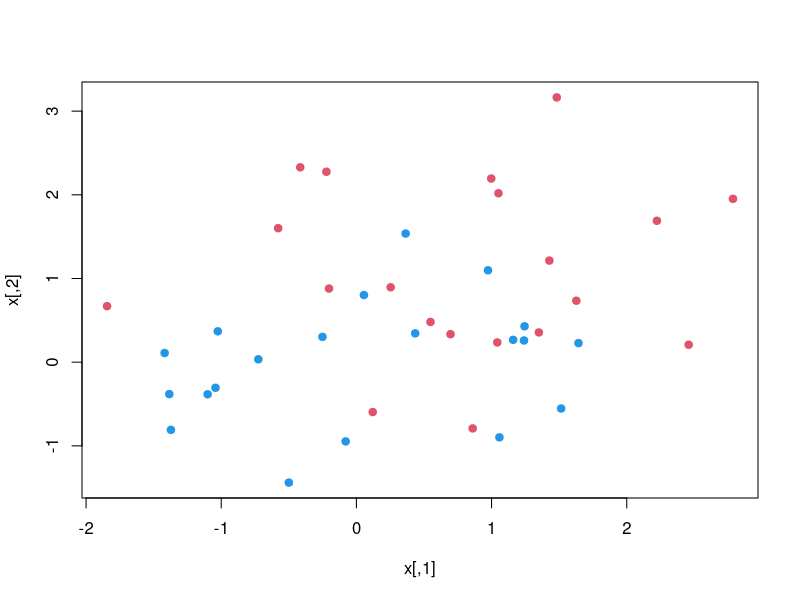
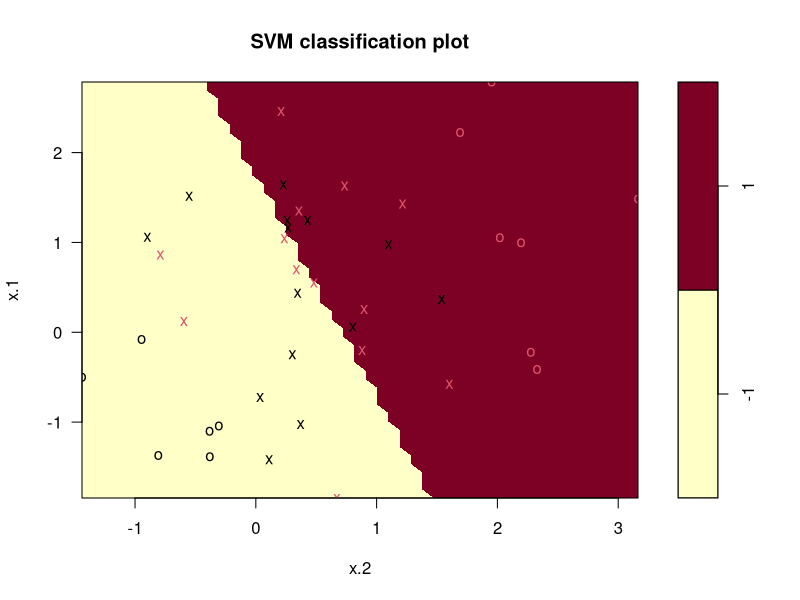
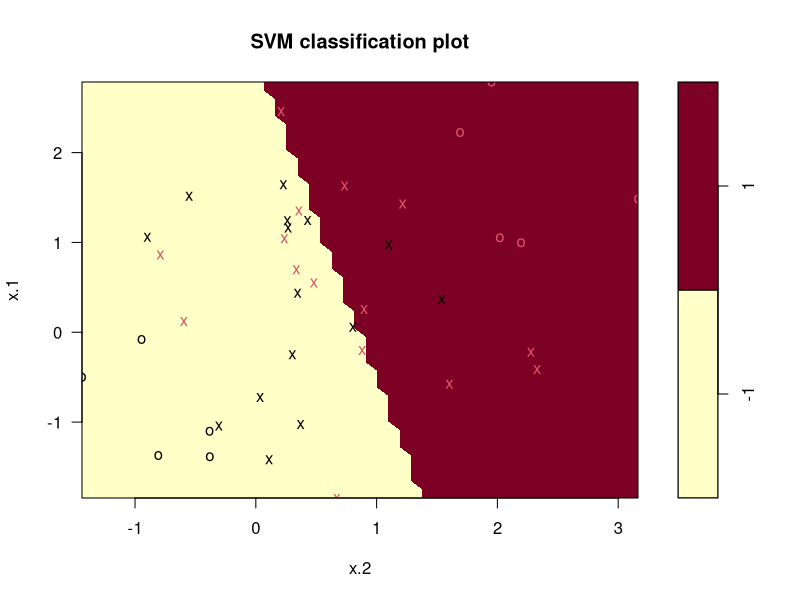
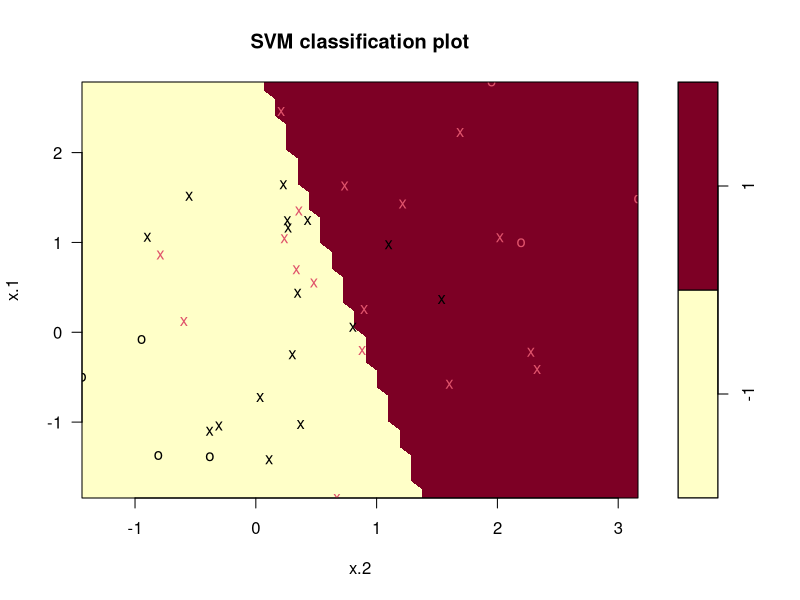
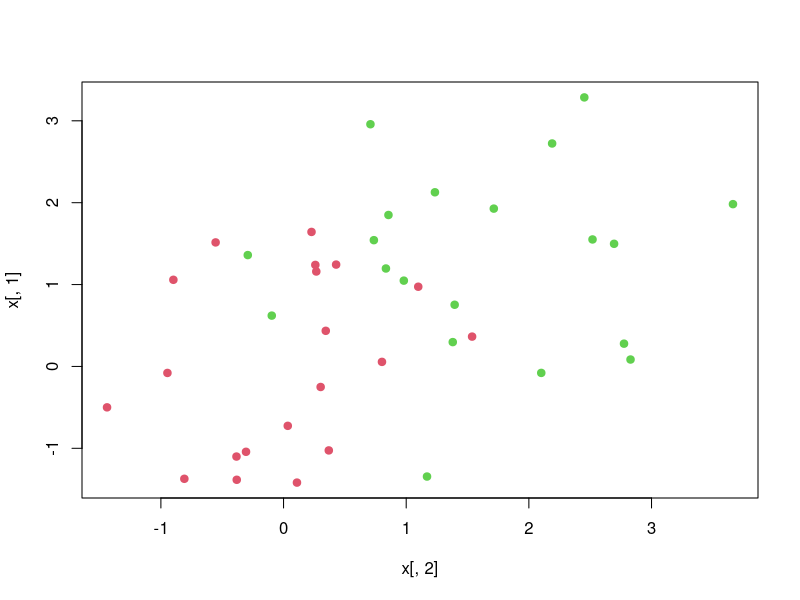
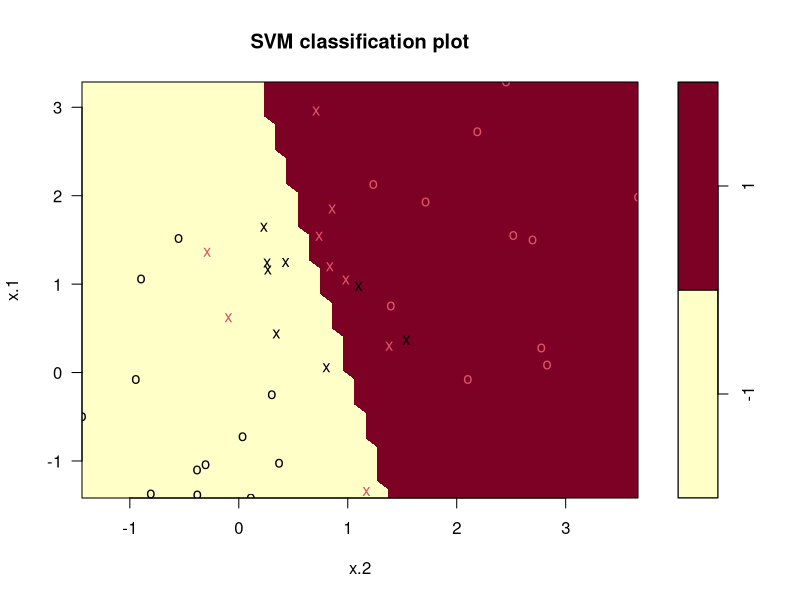
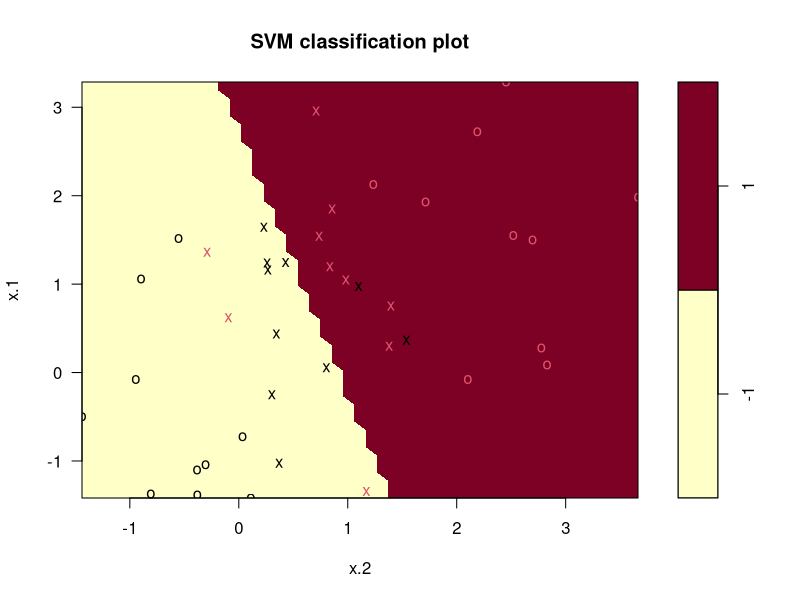
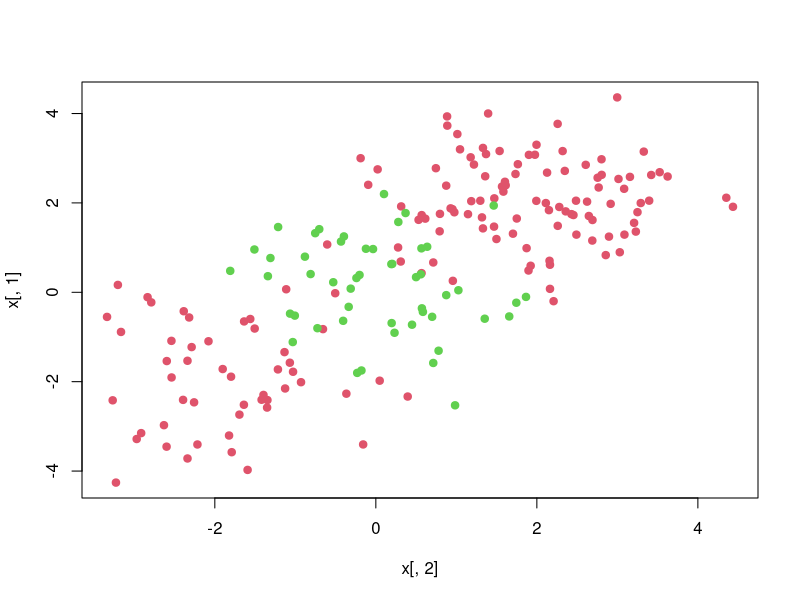

Reproduce these figures in R, in order.
# Support Vector Classifier

x <- matrix(rnorm(40*2), ncol=2)
y <- c(rep(-1,10), rep(1,10))
x[y==1,]=x[y==1,] + 1
plot(x, col=(3-y), pch=19)
dat=data.frame(x=x, y=as.factor(y))


library(e1071)
svmfit_10=svm(y~., data=dat, kernel="linear", cost=10,scale=FALSE)
plot(svmfit_10, dat)
svmfit_10$index # Support vectors
summary(svmfit_10)

svmfit_01=svm(y~., data=dat, kernel="linear", cost=0.1,scale=FALSE)
plot(svmfit_01, dat)
svmfit_01$index # Support vectors
summary(svmfit_01)


tune.out=tune(svm,y~.,data=dat,kernel="linear",ranges=list(cost=c(0.001, 0.01, 0.1, 1,5,10,100)))
summary(tune.out)
bestmod=tune.out$best.model
summary(bestmod)
plot(bestmod, dat)


xtest=matrix(rnorm(100*2), ncol=2)
ytest=sample(c(-1,1), 20, rep=TRUE)
xtest[ytest==1,]=xtest[ytest==1,] + 1

# C=0.1
testdat=data.frame(x=xtest, y=as.factor(ytest))
ypred=predict(bestmod,testdat)
table(predict=ypred, truth=testdat$y)

# C=0.01
svmfit=svm(y~., data=dat, kernel="linear", cost=0.001,scale=FALSE)
ypred=predict(svmfit,testdat)
table(predict=ypred, truth=testdat$y)


# Linearly Separable
x[y==1,]=x[y==1,]+0.5
#plot(x, col=(y+5)/2, pch=19)
plot(x[,2], x[,1], col=(y+5)/2, pch=19)
dat=data.frame(x=x,y=as.factor(y))

svmfit=svm(y~., data=dat, kernel="linear", cost=1e5)
summary(svmfit)
plot(svmfit, dat)

svmfit=svm(y~., data=dat, kernel="linear", cost=1)
summary(svmfit)
plot(svmfit,dat)








# Support Vector Machine
x=matrix(rnorm(200*2), ncol=2)
x[1:100,]=x[1:100,]+2
x[101:150,]=x[101:150,]-2
y=c(rep(1,150),rep(2,50))
dat=data.frame(x=x,y=as.factor(y))
plot(x[,2], x[,1], col=y+1, pch=19)

train=sample(200,100)
svmfit=svm(y~., data=dat[train,], kernel="radial",  gamma=1, cost=1)
plot(svmfit, dat[train,])
summary(svmfit)
svmfit=svm(y~., data=dat[train,], kernel="radial",gamma=1,cost=1e5)
plot(svmfit,dat[train,])
summary(svmfit)

tune.out=tune(svm, y~., data=dat[train,], kernel="radial", ranges=list(cost=c(0.1,1,10,100,1000),gamma=c(0.5,1,2,3,4)))
summary(tune.out)
table(true=dat[-train,"y"], pred=predict(tune.out$best.model,newdata=dat[-train,]))



# ROC Curves

library(ROCR)
rocplot=function(pred, truth, ...){
  predob = prediction(pred, truth)
  perf = performance(predob, "tpr", "fpr")
  plot(perf,...)}
par(mfrow=c(1,1))

svmfit.opt=svm(y~., data=dat[train,], kernel="radial",gamma=2, cost=1,decision.values=T)
fitted=attributes(predict(svmfit.opt,dat[train,],decision.values=TRUE))$decision.values
rocplot(fitted,dat[train,"y"],main="Training Data", lwd=2)

svmfit.flex=svm(y~., data=dat[train,], kernel="radial",gamma=50, cost=1, decision.values=T)
fitted=attributes(predict(svmfit.flex,dat[train,],decision.values=T))$decision.values
rocplot(fitted,dat[train,"y"],add=T,col="red", lwd=2)

fitted=attributes(predict(svmfit.opt,dat[-train,],decision.values=T))$decision.values
rocplot(fitted,dat[-train,"y"],main="Test Data", lwd=2)

fitted=attributes(predict(svmfit.flex,dat[-train,],decision.values=T))$decision.values
rocplot(fitted,dat[-train,"y"],add=T,col="blue", lwd=2)
